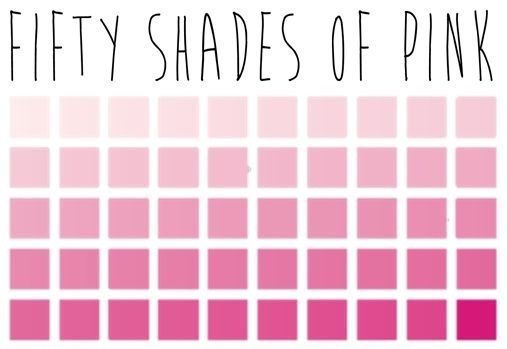
#> input picture pink_shades.jpg, 507 x 349 px
$ python ContourDetection_RGB.py
#> lines starting #> are read from the running program, lines starting #| are printed output that depends on the picture; after the words box and inside, x2 and y2 are one past the last pixel; in counts of white or black regions, pixels touching at a corner belong together
import cv2 as cv
import numpy as np
import math
import os


def shape_det(c):
    per = cv.arcLength(c, True)
    shp = cv.approxPolyDP(c, 0.03*per, True)
    return shp


img_path = str(os.getcwd())
img_path = img_path[:img_path.rindex("Python Code")] + "pink_shades.jpg"
print(img_path)
img = cv.imread(img_path, -1)
#> img is the input picture: shape (349, 507, 3); mean B, G, R 217.3, 202.3, 239.8
cv.imshow("Original Image", img)
cv.waitKey(0)
#img = cv.imread('D:\Studies\Image Processing Project\pink_shades.jpg', -1)
sh = img.shape
#> sh = (349, 507, 3)
H = sh[0]
#> H = 349
W = sh[1]
#> W = 507
C = sh[2]
#> C = 3
w = math.floor(W)
#> w = 507
h = math.floor(H)
#> h = 349
img = cv.resize(img, (w, h))
gray = cv.cvtColor(img, cv.COLOR_BGR2GRAY)
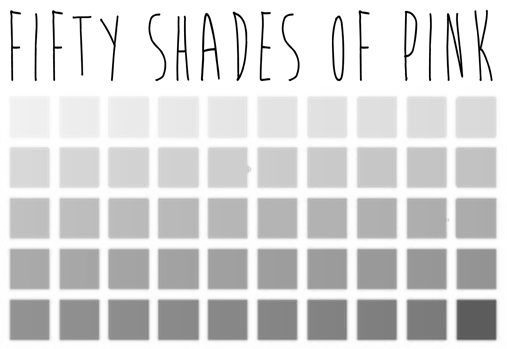
#> gray: shape (349, 507); min 0, max 255, mean 215.2
blurred = cv.GaussianBlur(gray, (5, 5), 0)
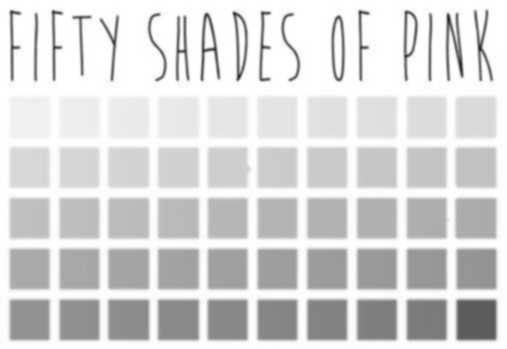
#> blurred: shape (349, 507); min 34, max 255, mean 215.2
cv.namedWindow("Image", cv.WINDOW_NORMAL)
cv.imshow("Image", img)
cv.resizeWindow("Image", 700, 700)
cv.waitKey(0)
ret, thresh = cv.threshold(blurred, 240, 255, cv.THRESH_BINARY_INV)
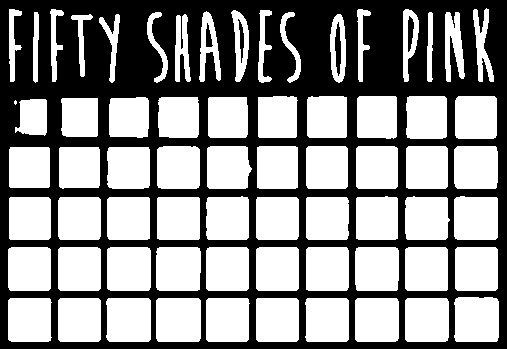
#> thresh: shape (349, 507); 56.1% white; 5 black regions
#thresh = cv.adaptiveThreshold(blurred, 240, cv.ADAPTIVE_THRESH_MEAN_C, cv.TH   RESH_BINARY_INV, 11, 2)
cnts, hier = cv.findContours(thresh, cv.RETR_EXTERNAL, cv.CHAIN_APPROX_SIMPLE)
#> cnts = 68 contours, 1 with area under 20; largest, box (x1, y1, x2, y2) and area: (156, 298, 201, 342) 1882, (454, 297, 499, 342) 1877, (156, 247, 201, 291) 1857, (106, 298, 151, 342) 1850, (355, 298, 399, 342) 1838
cv.namedWindow("Thresh", cv.WINDOW_NORMAL)
cv.imshow("Thresh", thresh)
cv.resizeWindow("Thresh", 700, 700)
cv.waitKey(0)
count = 0
palette = []
#> (the run stopped early here; a loop or call above may not have finished)

$ run again, with ColouredCatalogue1.jpg copied over pink_shades.jpg
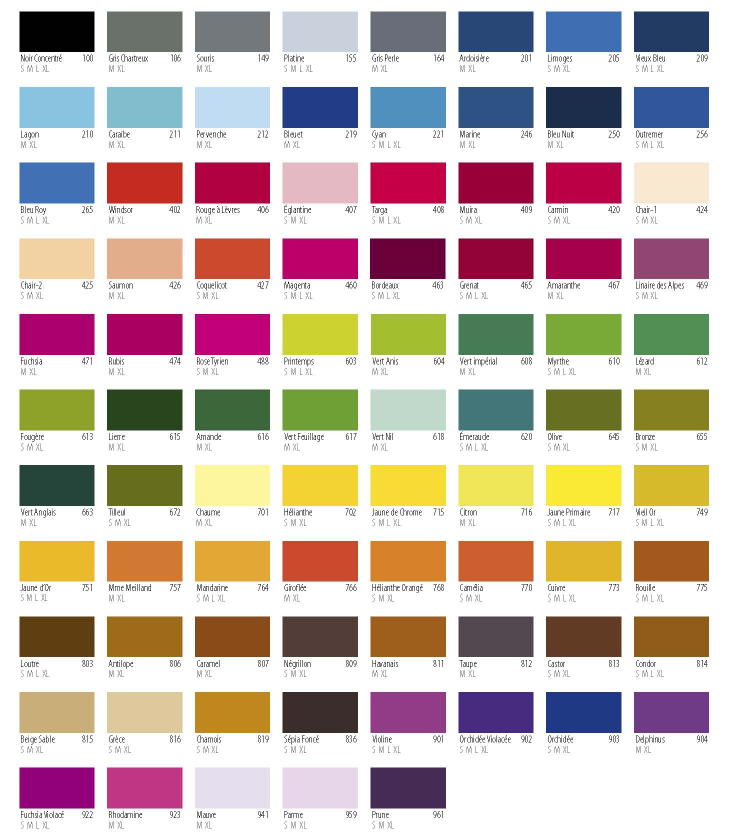
#> input picture ColouredCatalogue1.jpg, 1482 x 1673 px (shown at 1/2 size)
#> img is the input picture: shape (1673, 1482, 3); mean B, G, R 184.3, 190.7, 205.6
#> `gray = cv.cvtColor(img, cv.COLOR_BGR2GRAY)`:
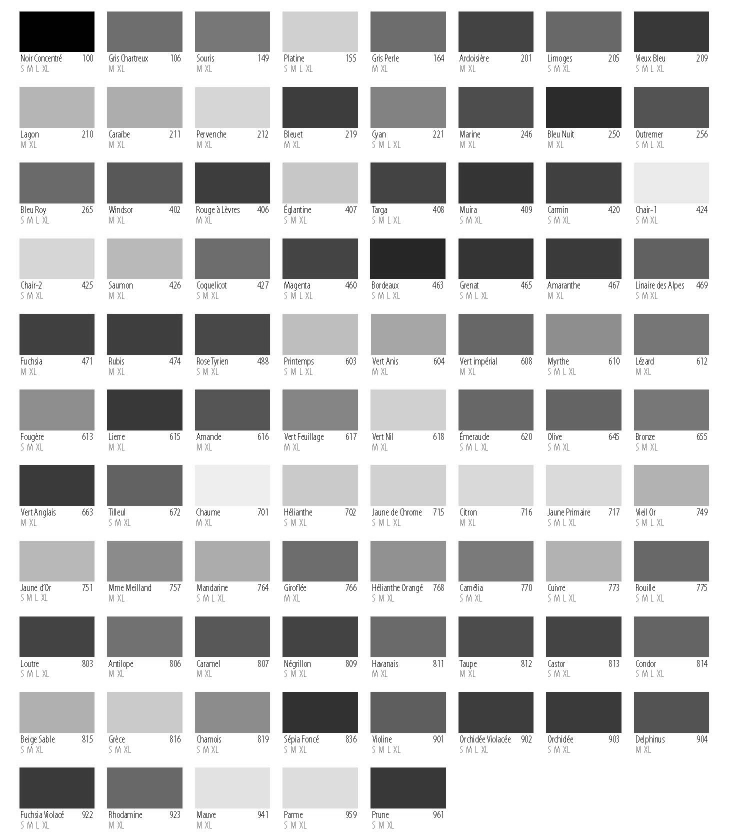
#> gray: shape (1673, 1482) (shown at 1/2 size); min 0, max 255, mean 194.4
#> `ret, thresh = cv.threshold(blurred, 240, 255, cv.THRESH_BINARY_INV)`:
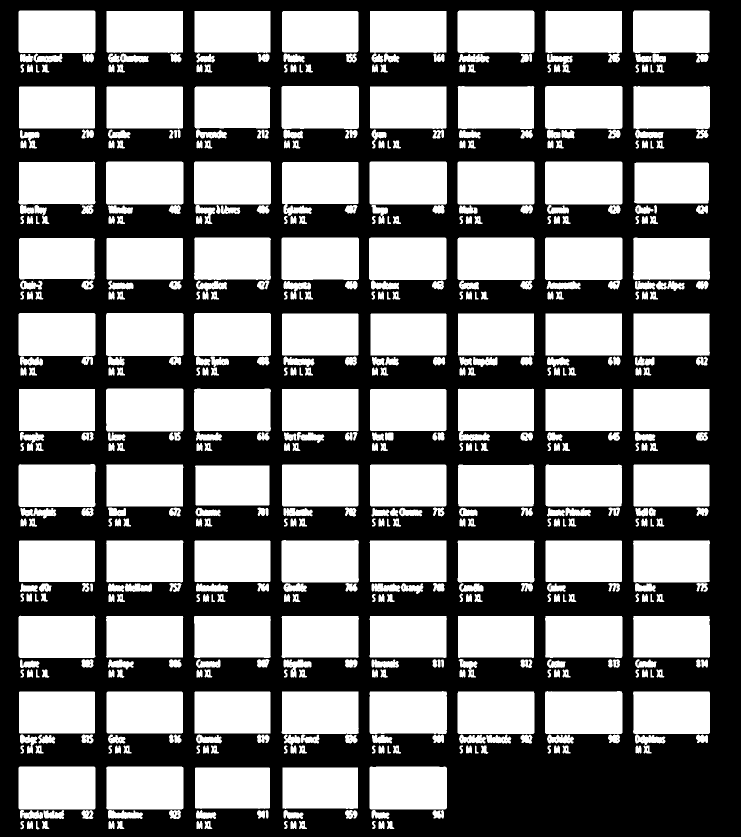
#> thresh: shape (1673, 1482) (shown at 1/2 size); 48.9% white; 526 white regions
#> cnts = 526 contours; largest, box (x1, y1, x2, y2) and area: (564, 324, 717, 432) 13294, (916, 777, 1068, 882) 13246, (1090, 323, 1245, 409) 13082, (739, 323, 894, 409) 13082, (212, 626, 367, 712) 13079

$ run again, with ColouredCatalogue2.jpg copied over pink_shades.jpg
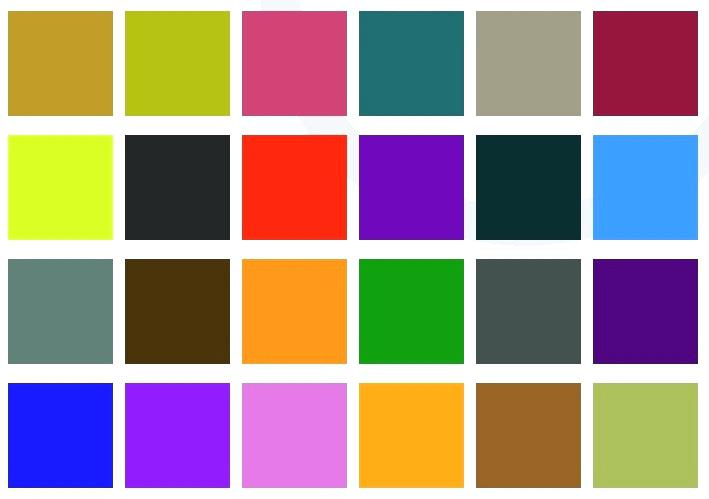
#> input picture ColouredCatalogue2.jpg, 709 x 499 px
#> img is the input picture: shape (499, 709, 3); mean B, G, R 136.7, 141.7, 162.8
#> `gray = cv.cvtColor(img, cv.COLOR_BGR2GRAY)`:
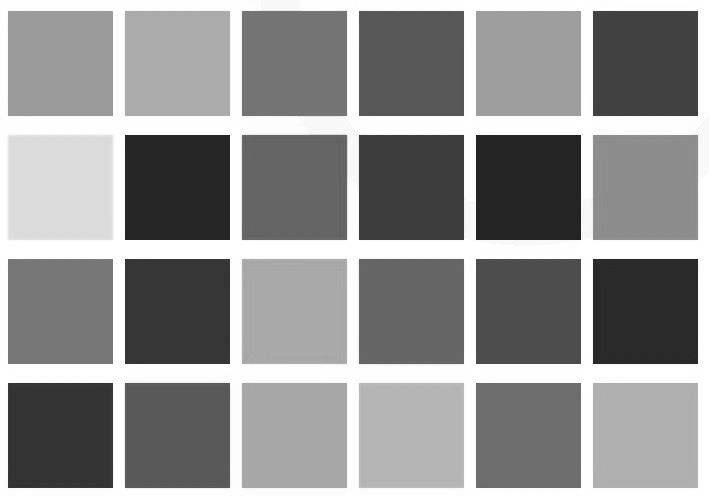
#> gray: shape (499, 709); min 20, max 255, mean 147.5
#> `ret, thresh = cv.threshold(blurred, 240, 255, cv.THRESH_BINARY_INV)`:
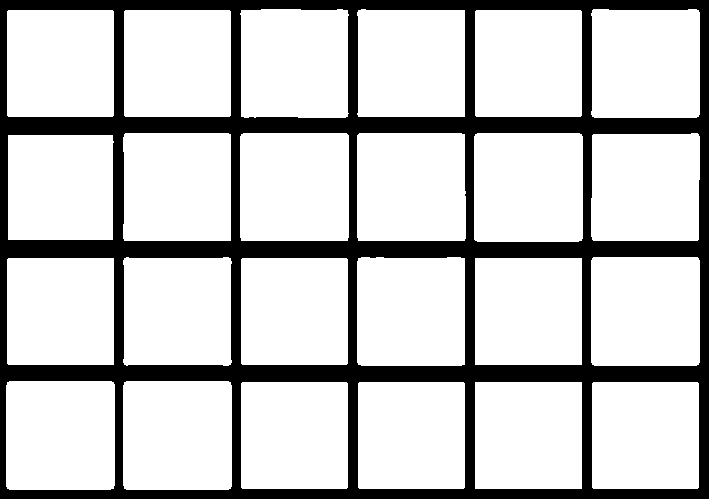
#> thresh: shape (499, 709); 78.4% white; 1 black region
#> cnts = 24 contours; largest, box (x1, y1, x2, y2) and area: (591, 257, 700, 366) 11650, (474, 133, 583, 242) 11648, (123, 381, 232, 490) 11645, (6, 381, 115, 490) 11645, (240, 133, 349, 241) 11545
